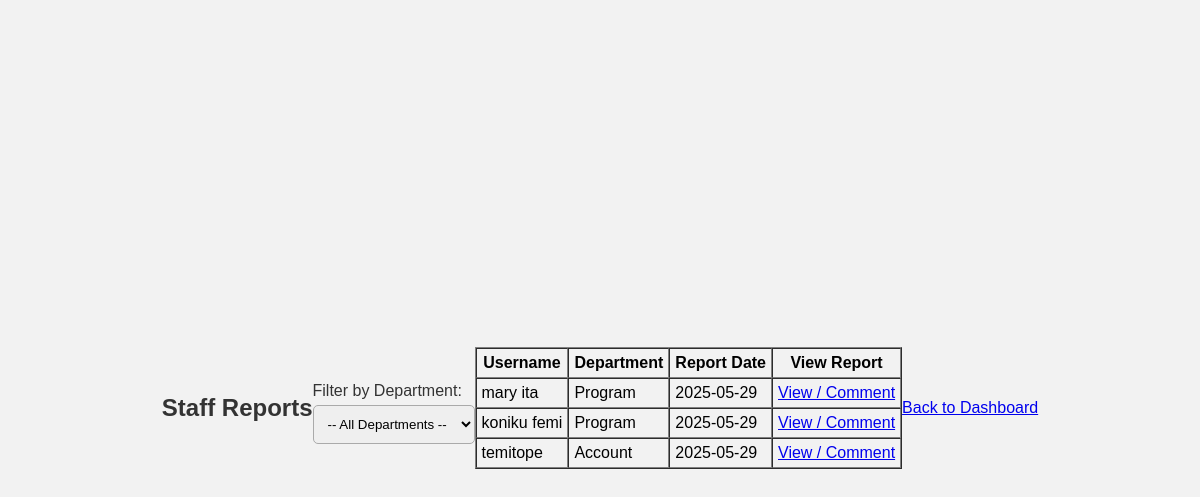
The app's page /view_reports.php (signed in) with its own data.
### tables this page shows
CREATE TABLE `reports` (
  `id` int(11) NOT NULL,
  `user_id` int(11) DEFAULT NULL,
  `report_date` date DEFAULT NULL
);

CREATE TABLE `users` (
  `id` int(11) NOT NULL,
  `name` varchar(100) DEFAULT NULL,
  `email` varchar(100) DEFAULT NULL,
  `password` varchar(255) DEFAULT NULL,
  `department` varchar(50) DEFAULT NULL,
  `gender` varchar(10) DEFAULT NULL,
  `role` enum('staff','admin','corp-member','intern','supervisor','director','ceo') DEFAULT 'staff',
  `status` enum('pending','approved') DEFAULT 'pending',
  `created_at` timestamp NOT NULL DEFAULT current_timestamp()
);

### view_reports.php (the view, shortened to what this page needs)
<?php
include("db.php");
$where_clause = "";
$sql = "SELECT r.id, r.user_id, u.name, u.department, r.report_date
        FROM reports r
        JOIN users u ON r.user_id = u.id
        $where_clause
        ORDER BY r.report_date DESC";
$stmt = $conn->prepare($sql);
$stmt->execute();
$result = $stmt->get_result();
?>
<!DOCTYPE html>
<html>
<head>
    <link rel="stylesheet" href="style.css">
</head>
<body>
<h2>Staff Reports</h2>
<form method="GET" action="">
    <label>Filter by Department: </label>
    <select name="department" onchange="this.form.submit()">
        <option value="">-- All Departments --</option>
    </select>
</form>
<?php if ($result->num_rows === 0): ?>
    <p>No reports found.</p>
<?php else: ?>
    <table border="1" cellpadding="5" cellspacing="0">
        <thead>
            <tr>
                <th>Username</th>
                <th>Department</th>
                <th>Report Date</th>
                <th>View Report</th>
            </tr>
        </thead>
        <tbody>
            <?php while ($report = $result->fetch_assoc()): ?>
                <tr>
                    <td><?= htmlspecialchars($report["name"]) ?></td>
                    <td><?= htmlspecialchars($report["department"]) ?></td>
                    <td><?= htmlspecialchars($report["report_date"]) ?></td>
                    <td><a href="view_report.php?report_id=<?= $report["id"] ?>">View / Comment</a></td>
                </tr>
            <?php endwhile; ?>
        </tbody>
    </table>
<?php endif; ?>
<p><a href="management_dashboard.php">Back to Dashboard</a></p>
</body>
</html>

### style.css (style rules this page uses)
body { font-family: Arial, sans-serif; background: #f2f2f2; display: flex; justify-content: center; align-items: center; height: 100vh; }
h2 { text-align: center; color: #333; margin-bottom: 20px; }
form label { display: block; margin: 10px 0 5px; color: #333; }
form input, form select { width: 100%; padding: 10px; border: 1px solid #aaa; border-radius: 5px; }

### records on screen
reports: user.name "mary ita", user.department "Program", report_date "2025-05-29"
reports: user.name "koniku femi", user.department "Program", report_date "2025-05-29"
reports: user.name "temitope", user.department "Account", report_date "2025-05-29"
